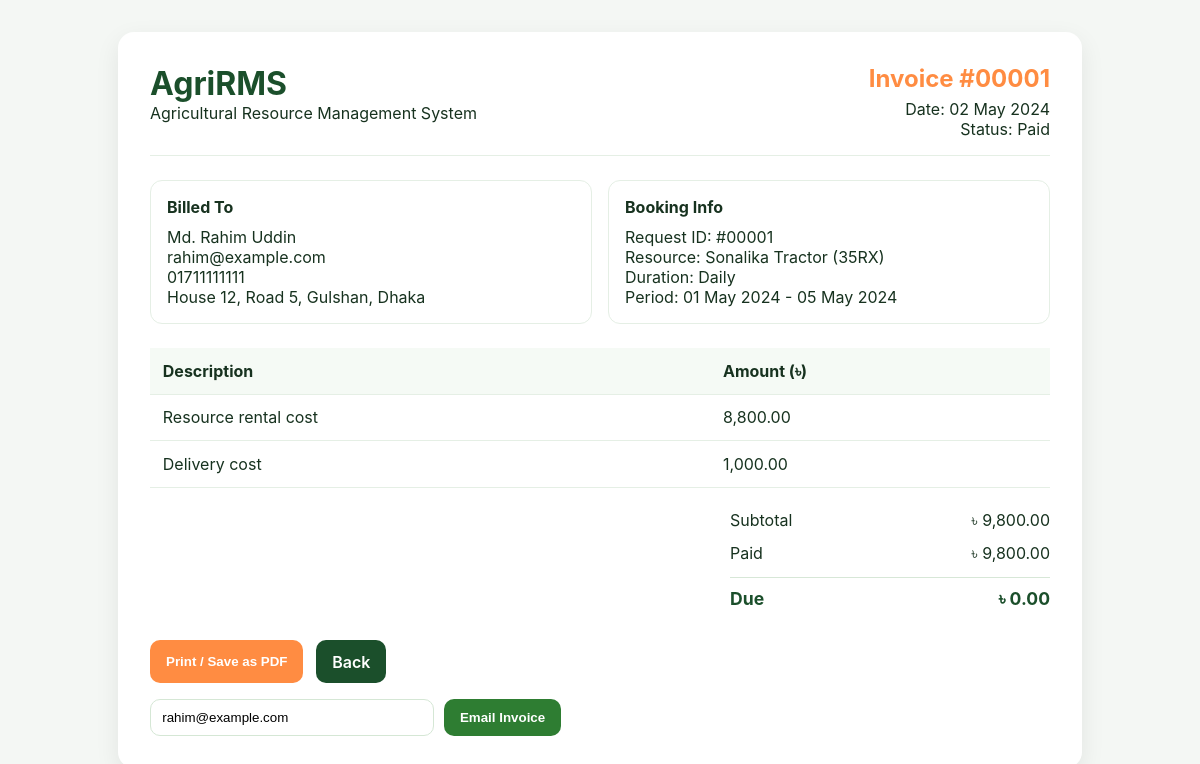
/invoice.php?payment_id=1 (signed in), run on the app's committed database.
### tables this page shows
CREATE TABLE `payments` (
  `id` int(11) NOT NULL AUTO_INCREMENT,
  `user_id` int(11) NOT NULL,
  `booking_id` int(11) DEFAULT NULL COMMENT 'Reference to service request/booking',
  `resource_id` int(11) DEFAULT NULL,
  `delivery_id` int(11) DEFAULT NULL,
  `payment_type` enum('Rental','Delivery','Maintenance','Security Deposit','Full Payment') NOT NULL,
  `resource_cost` decimal(10,2) DEFAULT 0.00,
  `delivery_cost` decimal(10,2) DEFAULT 0.00,
  `total_amount` decimal(10,2) NOT NULL,
  `paid_amount` decimal(10,2) NOT NULL DEFAULT 0.00,
  `due_amount` decimal(10,2) GENERATED ALWAYS AS (`total_amount` - `paid_amount`) STORED,
  `payment_method` enum('Cash on Delivery','Bkash','Nagad','Rocket','Bank Transfer','Credit Card') DEFAULT NULL,
  `transaction_id` varchar(100) DEFAULT NULL,
  `payment_status` enum('Pending','Paid','Partial','Failed','Refunded') DEFAULT 'Pending',
  `payment_date` datetime DEFAULT NULL,
  `due_date` date DEFAULT NULL,
  `notes` text DEFAULT NULL,
  `created_at` timestamp NOT NULL DEFAULT current_timestamp(),
  `updated_at` timestamp NOT NULL DEFAULT current_timestamp() ON UPDATE current_timestamp(),
  PRIMARY KEY (`id`),
  KEY `user_id` (`user_id`),
  KEY `resource_id` (`resource_id`),
  KEY `delivery_id` (`delivery_id`),
  KEY `booking_id` (`booking_id`),
  FOREIGN KEY (`user_id`) REFERENCES `users` (`id`) ON DELETE CASCADE,
  FOREIGN KEY (`resource_id`) REFERENCES `resources` (`id`) ON DELETE SET NULL,
  FOREIGN KEY (`delivery_id`) REFERENCES `delivery` (`id`) ON DELETE SET NULL,
  FOREIGN KEY (`booking_id`) REFERENCES `service_requests` (`id`) ON DELETE SET NULL
);

CREATE TABLE `users` (
  `id` int(11) NOT NULL AUTO_INCREMENT,
  `full_name` varchar(50) NOT NULL,
  `email` varchar(100) NOT NULL,
  `password` varchar(255) NOT NULL,
  `phone` varchar(15) DEFAULT NULL,
  `address` text DEFAULT NULL,
  `role` enum('Admin','Client') DEFAULT 'Client',
  `created_at` timestamp NOT NULL DEFAULT current_timestamp(),
  PRIMARY KEY (`id`),
  UNIQUE KEY `email` (`email`)
);

CREATE TABLE `service_requests` (
  `id` int(11) NOT NULL AUTO_INCREMENT,
  `user_id` int(11) NOT NULL,
  `resource_id` int(11) NOT NULL,
  `delivery_id` int(11) DEFAULT NULL,
  `rental_duration` enum('Daily','Weekly','Monthly') NOT NULL,
  `quantity` int(11) NOT NULL DEFAULT 1,
  `start_date` date NOT NULL,
  `end_date` date NOT NULL,
  `total_rental_cost` decimal(10,2) NOT NULL,
  `delivery_cost` decimal(10,2) DEFAULT 0.00,
  `total_cost` decimal(10,2) NOT NULL,
  `delivery_address` text NOT NULL,
  `delivery_district` varchar(50) NOT NULL,
  `delivery_upazila` varchar(50) DEFAULT NULL,
  `special_instructions` text DEFAULT NULL,
  `request_status` enum('Pending','Approved','Processing','Delivered','Returned','Cancelled') DEFAULT 'Pending',
  `payment_status` enum('Pending','Paid','Partial') DEFAULT 'Pending',
  `payment_id` int(11) DEFAULT NULL,
  `approved_by` int(11) DEFAULT NULL,
  `approved_at` datetime DEFAULT NULL,
  `delivered_at` datetime DEFAULT NULL,
  `returned_at` datetime DEFAULT NULL,
  `created_at` timestamp NOT NULL DEFAULT current_timestamp(),
  `updated_at` timestamp NOT NULL DEFAULT current_timestamp() ON UPDATE current_timestamp(),
  PRIMARY KEY (`id`),
  KEY `user_id` (`user_id`),
  KEY `resource_id` (`resource_id`),
  KEY `delivery_id` (`delivery_id`),
  FOREIGN KEY (`user_id`) REFERENCES `users` (`id`) ON DELETE CASCADE,
  FOREIGN KEY (`resource_id`) REFERENCES `resources` (`id`) ON DELETE CASCADE,
  FOREIGN KEY (`delivery_id`) REFERENCES `delivery` (`id`) ON DELETE SET NULL
);

CREATE TABLE `resources` (
  `id` int(11) NOT NULL AUTO_INCREMENT,
  `name` varchar(100) NOT NULL,
  `model` varchar(100) NOT NULL,
  `type` enum('Tractor','Soil Cultivation','Planting','Irrigation','Harvesting','Hay Making','Loading','Fertilizer Dispenser','Produce Sorter','Post Harvest') NOT NULL,
  `category` varchar(50) NOT NULL,
  `description` text DEFAULT NULL,
  `manufacturer` varchar(100) DEFAULT NULL,
  `manufacturing_year` year DEFAULT NULL,
  `horsepower` int(11) DEFAULT NULL,
  `fuel_type` enum('Diesel','Petrol','Electric','Solar','Manual') DEFAULT 'Diesel',
  `daily_rate` decimal(10,2) NOT NULL,
  `weekly_rate` decimal(10,2) DEFAULT NULL,
  `monthly_rate` decimal(10,2) DEFAULT NULL,
  `security_deposit` decimal(10,2) NOT NULL DEFAULT 5000.00,
  `status` enum('Available','Rented','Under Maintenance','Out of Service') DEFAULT 'Available',
  `quantity` int(11) NOT NULL DEFAULT 1,
  `image_url` varchar(255) DEFAULT NULL,
  `created_at` timestamp NOT NULL DEFAULT current_timestamp(),
  `updated_at` timestamp NOT NULL DEFAULT current_timestamp() ON UPDATE current_timestamp(),
  PRIMARY KEY (`id`)
);

### invoice.php (the view, shortened to what this page needs)
<?php
include 'database.php';
$is_admin = ($_SESSION['role'] ?? '') === 'Admin';
$payment_id = (int)($_GET['payment_id'] ?? 0);
$query = "SELECT p.*, u.full_name, u.email, u.phone, u.address,
          sr.id AS request_id, sr.start_date, sr.end_date, sr.rental_duration,
          r.name AS resource_name, r.model
          FROM payments p
          JOIN users u ON p.user_id = u.id
          LEFT JOIN service_requests sr ON p.booking_id = sr.id
          LEFT JOIN resources r ON p.resource_id = r.id
          WHERE p.id = ?";
$stmt = mysqli_prepare($conn, $query);
mysqli_stmt_bind_param($stmt, 'i', $payment_id);
mysqli_stmt_execute($stmt);
$result = mysqli_stmt_get_result($stmt);
$invoice = $result ? mysqli_fetch_assoc($result) : null;
$home = $is_admin ? 'admin/billing.php' : 'client/payments.php';
?>
<!DOCTYPE html>
<html lang="en">
<head>
</head>
<body>
<div class="container">
    <div class="top">
        <div class="brand">
            <h1>AgriRMS</h1>
            <div>Agricultural Resource Management System</div>
        </div>
        <div class="meta">
            <h2>Invoice #<?php echo str_pad((string)$invoice['id'], 5, '0', STR_PAD_LEFT); ?></h2>
            <div>Date: <?php echo date('d M Y', strtotime($invoice['payment_date'] ?: $invoice['created_at'])); ?></div>
            <div>Status: <?php echo htmlspecialchars($invoice['payment_status']); ?></div>
        </div>
    </div>
    <div class="grid">
        <div class="card">
            <h3>Billed To</h3>
            <div><?php echo htmlspecialchars($invoice['full_name'] ?? 'Client'); ?></div>
            <div><?php echo htmlspecialchars($invoice['email'] ?? ''); ?></div>
            <div><?php echo htmlspecialchars($invoice['phone'] ?? ''); ?></div>
            <div><?php echo nl2br(htmlspecialchars($invoice['address'] ?? '')); ?></div>
        </div>
        <div class="card">
            <h3>Booking Info</h3>
            <div>Request ID: #<?php echo str_pad((string)($invoice['request_id'] ?? 0), 5, '0', STR_PAD_LEFT); ?></div>
            <div>Resource: <?php echo htmlspecialchars(($invoice['resource_name'] ?? 'N/A') . ' ' . ($invoice['model'] ? '(' . $invoice['model'] . ')' : '')); ?></div>
            <div>Duration: <?php echo htmlspecialchars($invoice['rental_duration'] ?? 'N/A'); ?></div>
            <div>Period: <?php echo $invoice['start_date'] ? date('d M Y', strtotime($invoice['start_date'])) : 'N/A'; ?> - <?php echo $invoice['end_date'] ? date('d M Y', strtotime($invoice['end_date'])) : 'N/A'; ?></div>
        </div>
    </div>
    <table>
        <thead>
        <tr>
            <th>Description</th>
            <th>Amount (৳)</th>
        </tr>
        </thead>
        <tbody>
        <tr>
            <td>Resource rental cost</td>
            <td><?php echo number_format((float)$invoice['resource_cost'], 2); ?></td>
        </tr>
        <tr>
            <td>Delivery cost</td>
            <td><?php echo number_format((float)$invoice['delivery_cost'], 2); ?></td>
        </tr>
        </tbody>
    </table>
    <div class="totals">
        <div class="row"><span>Subtotal</span><span>৳ <?php echo number_format((float)$invoice['total_amount'], 2); ?></span></div>
        <div class="row"><span>Paid</span><span>৳ <?php echo number_format((float)$invoice['paid_amount'], 2); ?></span></div>
        <div class="row total"><span>Due</span><span>৳ <?php echo number_format((float)$invoice['due_amount'], 2); ?></span></div>
    </div>
    <div class="actions">
        <button class="btn btn-print" onclick="window.print()">Print / Save as PDF</button>
        <a class="btn btn-back" href="<?php echo $home; ?>">Back</a>
    </div>
    <form method="post" class="email-form">
        <?php if ($is_admin): ?>
            <input type="email" name="recipient_email" value="<?php echo htmlspecialchars($invoice['email'] ?? ''); ?>" placeholder="Recipient email" required>
        <?php endif; ?>
        <button class="btn btn-email" type="submit" name="email_invoice">Email Invoice</button>
    </form>
</div>
</body>
</html>

### invoice.php (style rules this page uses)
body { font-family: Inter, Arial, sans-serif; margin: 0; background: #f4f7f4; color: #17321f; }
.container { max-width: 900px; margin: 2rem auto; background: #fff; border-radius: 16px; padding: 2rem; box-shadow: 0 8px 24px rgba(0,0,0,.08); }
.top { display: flex; justify-content: space-between; flex-wrap: wrap; gap: 1rem; border-bottom: 1px solid #e5efe5; padding-bottom: 1rem; }
.brand h1 { margin: 0; color: #1B4F2B; }
.meta { text-align: right; }
.meta h2 { margin: 0 0 .4rem 0; color: #FF8C42; }
.grid { display: grid; grid-template-columns: repeat(2,minmax(0,1fr)); gap: 1rem; margin-top: 1.5rem; }
.card { border: 1px solid #e5efe5; border-radius: 12px; padding: 1rem; }
.card h3 { margin: 0 0 .6rem 0; font-size: 1rem; }
table { width: 100%; border-collapse: collapse; margin-top: 1.5rem; }
th, td { border-bottom: 1px solid #e5efe5; padding: .8rem; text-align: left; }
th { background: #f5faf5; }
.totals { margin-top: 1rem; margin-left: auto; max-width: 320px; }
.row { display: flex; justify-content: space-between; padding: .4rem 0; }
.total { font-weight: 700; font-size: 1.1rem; color: #1B4F2B; border-top: 1px solid #d7e7d7; margin-top: .5rem; padding-top: .6rem; }
.actions { margin-top: 1.5rem; display: flex; gap: .8rem; }
.btn { border: none; border-radius: 10px; padding: .7rem 1rem; font-weight: 600; cursor: pointer; text-decoration: none; display: inline-block; }
.btn-print { background: #FF8C42; color: #fff; }
.btn-back { background: #1B4F2B; color: #fff; }
.btn-email { background: #2e7d32; color: #fff; }
.email-form { margin-top: 1rem; display: flex; gap: .6rem; flex-wrap: wrap; }
.email-form input { border: 1px solid #d5e7d5; border-radius: 10px; padding: .6rem .7rem; min-width: 260px; }

### data on the page
payments: id "00001", payment_date "02 May 2024", payment_status "Paid", user.full_name "Md. Rahim Uddin", user.email "rahim@example.com", user.phone "01711111111", user.address "House 12, Road 5, Gulshan, Dhaka", booking "00001", resource.model "Sonalika Tractor (35RX)", booking.rental_duration "Daily", booking.start_date "01 May 2024", booking.end_date "05 May 2024", resource_cost "8,800.00", delivery_cost "1,000.00", total_amount "9,800.00", paid_amount "9,800.00", due_amount "0.00", recipient_email "rahim@example.com"
